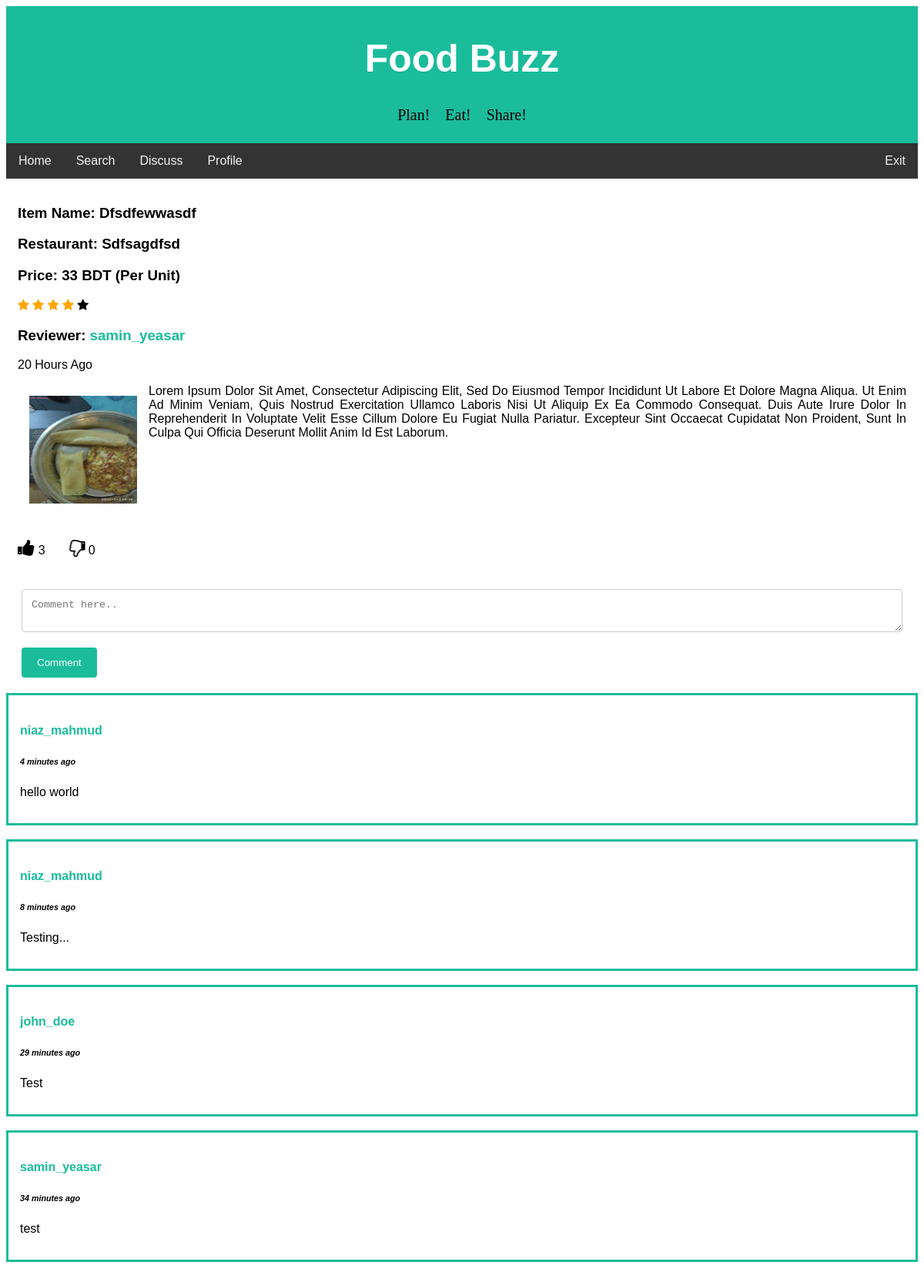
Page /foodbuzz/full_review.php?review_id=13 (signed in) on the committed database.
### tables this page shows
CREATE TABLE `review` (
  `review_id` int(20) NOT NULL,
  `user_id` int(11) NOT NULL,
  `item_name` varchar(50) NOT NULL,
  `restaurant` varchar(50) NOT NULL,
  `district` varchar(50) NOT NULL,
  `rating` int(3) NOT NULL,
  `price` int(10) NOT NULL,
  `meal_type` varchar(20) NOT NULL,
  `cuisine` varchar(20) NOT NULL,
  `description` text NOT NULL,
  `upvote` int(100) NOT NULL,
  `downvote` int(100) NOT NULL,
  `comment_count` int(100) NOT NULL,
  `review_time` datetime DEFAULT NULL,
  `img_url` text NOT NULL
);

CREATE TABLE `users` (
  `id` int(11) NOT NULL,
  `first_name` varchar(25) NOT NULL,
  `last_name` varchar(25) NOT NULL,
  `username` varchar(50) NOT NULL,
  `email` varchar(100) NOT NULL,
  `password` varchar(256) NOT NULL,
  `signup_date` date NOT NULL,
  `profile_pic` varchar(156) NOT NULL,
  `district` varchar(100) NOT NULL,
  `list_count` int(11) NOT NULL
);

CREATE TABLE `comments` (
  `comment_id` int(50) NOT NULL,
  `parent_id` int(20) NOT NULL,
  `review_id` int(20) NOT NULL,
  `profile_id` int(11) NOT NULL,
  `comment_time` datetime NOT NULL,
  `comment_text` text NOT NULL
);

### foodbuzz/handlers/full_review_handler.php (called while the page is built, shortened)
<?php
require 'config/config.php';
if(isset($_SESSION['username'])){
    $userLoggedIn = $_SESSION['username'];
    $user_details_query = mysqli_query($con, "SELECT * FROM users WHERE username='$userLoggedIn'");
    $user = mysqli_fetch_array($user_details_query);
}
else {
    header("Location: index.php");
}
$user_id = $user['id'];
function getLikes($id)
{
    global $con;
    $sql = "SELECT COUNT(*) FROM rating_info
            WHERE post_id = $id AND rating_action='like'";
    $rs = mysqli_query($con, $sql);
    $result = mysqli_fetch_array($rs);
    return $result[0];
}
function getDislikes($id)
{
    global $con;
    $sql = "SELECT COUNT(*) FROM rating_info
            WHERE post_id = $id AND rating_action='dislike'";
    $rs = mysqli_query($con, $sql);
    $result = mysqli_fetch_array($rs);
    return $result[0];
}
function userLiked($post_id)
{
  global $con;
  global $user_id;
  $sql = "SELECT * FROM rating_info WHERE user_id=$user_id
  		  AND post_id=$post_id AND rating_action='like'";
  $result = mysqli_query($con, $sql);
  if (mysqli_num_rows($result) > 0) {
  	return true;
  }
  else{
  	return false;
  }
}
function userDisliked($post_id)
{
  global $con;
  global $user_id;
  $sql = "SELECT * FROM rating_info WHERE user_id=$user_id
  		  AND post_id=$post_id AND rating_action='dislike'";
  $result = mysqli_query($con, $sql);
  if (mysqli_num_rows($result) > 0) {
  	return true;
  }
  else{
  	return false;
  }
}
$review_id = $_GET['review_id'];
$review_details_query = mysqli_query($con, "SELECT * FROM review WHERE review_id='$review_id'");
$review_row = mysqli_fetch_array($review_details_query);
$profile_id = $review_row['user_id'];
$profile_details_query = mysqli_query($con, "SELECT * FROM users WHERE id='$profile_id'");
$profile_row = mysqli_fetch_array($profile_details_query);
?>

### foodbuzz/config/config.php (called while the page is built, shortened)
<?php
function yeasarTimeMessage($post_time) {
    $date_time_now = date("Y-m-d H:i:s");
    $start_date= new DateTime($post_time);
    $end_date = new DateTime($date_time_now);
    $interval = $start_date->diff($end_date);
    if($interval->y >= 1) {
        if($interval == 1)
            $time_message = $interval->y." year ago";
        else
            $time_message = $interval->y." years ago";
    }
    elseif($interval->h >= 1) {
        if($interval->h == 1) {
            $time_message = $interval->h." hour ago";
        }
        else {
            $time_message = $interval->h." hours ago";
        }
    }
    elseif($interval->i >= 1) {
        if($interval->i == 1) {
            $time_message = $interval->i." minute ago";
        }
        else {
            $time_message = $interval->i." minutes ago";
        }
    }
    return $time_message;
}
?>

### foodbuzz/full_review.php (the view, shortened to what this page needs)
<?php
require 'handlers/full_review_handler.php';
?>
<!DOCTYPE html>
<html>
<head>
<link rel="stylesheet" href="https://cdnjs.cloudflare.com/ajax/libs/font-awesome/4.7.0/css/font-awesome.min.css">
<link rel="stylesheet" href="css/fullreview.css">
</head>
<body>
<div class="header">
  <h1>Food Buzz</h1>
  <pre style= "font-family:verdana; font-size: 20px;">Plan!    Eat!    Share!</pre>
</div>
<div class="topnav" id="navbar">
  <a href="home.php">Home</a>
  <a href="search.php">Search</a>
  <a href="discuss.php">Discuss</a>
  <a href="profile.php?profileId=<?php echo$user['id']; ?>">Profile</a>
  <a href="handlers/logout.php" style="float:right">Exit</a>
</div>
<div class="div_home clearfix" style="text-transform:capitalize">
    <h3>Item name: <?php echo $review_row['item_name'] ?></h3>
    <h3>Restaurant: <?php echo $review_row['restaurant'] ?></h3>
    <h3>Price: <?php echo $review_row['price'] ?> BDT (per unit)</h3>
    <?php $star_value = $review_row['rating']; ?>
    <span class="fa fa-star <?php if($star_value >= 1) echo "checked"; ?>"></span>
    <span class="fa fa-star <?php if($star_value >= 2) echo "checked"; ?>"></span>
    <span class="fa fa-star <?php if($star_value >= 3) echo "checked"; ?>"></span>
    <span class="fa fa-star <?php if($star_value >= 3) echo "checked"; ?>"></span>
    <span class="fa fa-star <?php if($star_value >= 5) echo "checked"; ?>"></span>
    <h3 style="text-transform:none;">Reviewer: <a href="profile.php?profileId=<?php echo $profile_row['id']; ?>"> <?php echo $profile_row['username']; ?> </a>  </h3>
    <p><?php echo yeasarTimeMessage($review_row['review_time']); ?></p>
    <a href="uploads/<?php echo $review_row['img_url']?>"><img class="img_home" src="uploads/<?php echo $review_row['img_url']?>" width="170" height="170"></a>
    <p style="text-align:justify;">
      <?php
        $reviewText = $review_row['description'];
        echo "$reviewText";
      ?>
    </p>
</div>
<div class="div_home clearfix">
  <div>
    <i
      <?php if(userLiked($review_row['review_id'])): ?>
        class="fa fa-thumbs-up like-btn"
      <?php else: ?>
        class="fa fa-thumbs-o-up like-btn"
      <?php endif ?>
    data-id="<?php echo $review_row['review_id'] ?>"></i>
    <span class="likes"><?php echo getLikes($review_row['review_id']); ?></span>
    <i
      <?php if(userDisliked($review_row['review_id'])): ?>
        class="fa fa-thumbs-down dislike-btn"
      <?php else: ?>
        class="fa fa-thumbs-o-down dislike-btn"
      <?php endif ?>
    data-id="<?php echo $review_row['review_id'] ?>"></i>
    <span class="dislikes"><?php echo getDislikes($review_row['review_id']);?></span>
    </div>
</div>
<div class="container">
  <form action="full_review.php?review_id=<?php echo $review_row['review_id'];?>" method="POST">
    <textarea id="comment_text" name="comment_text" placeholder="Comment here.." rows="2" ></textarea>
    <input type="submit" name="comment" value="Comment">
  </form>
</div>
<?php
$comments_query = mysqli_query($con, "SELECT * FROM comments WHERE review_id='$review_id' ORDER BY comment_id DESC");
while($comment_row = mysqli_fetch_array($comments_query)) {
  $commenter_id = $comment_row['profile_id'];
  $commenter_query = mysqli_query($con, "SELECT username FROM users WHERE id='$commenter_id'");
  $commenter_row = mysqli_fetch_array($commenter_query);
?>
<div class="div_comment">
<h4 style="text-transform:none;"><a href="profile.php?profileId=<?php echo $commenter_id; ?>"> <?php echo $commenter_row['username']; ?> </a>  </h4>
<h6 style="font-style:italic;"><?php echo yeasarTimeMessage($comment_row['comment_time']); ?></h6>
<p><?php echo $comment_row['comment_text']; ?></p>
</div>
<?php
}
?>
</body>
</html>

### foodbuzz/css/fullreview.css (style rules this page uses)
body { font-family: Arial, Helvetica, sans-serif; }
* { box-sizing: border-box; }
input[type=text], input[type=number], input[type=file], select, textarea { width: 100%; padding: 12px; border: 1px solid #ccc; border-radius: 4px; box-sizing: border-box; margin-top: 6px; margin-bottom: 16px; resize: vertical; }
input[type=submit] { background-color: #1abc9c; color: white; padding: 12px 20px; border: none; border-radius: 4px; cursor: pointer; }
.checked { color: orange; }
a:link,:visited { text-decoration: none; color:#1abc9c; }
.div_home { background-color: white; padding: 15px; }
.img_home { float: left; padding: 15px; }
.clearfix { overflow: auto; }
.fa-thumbs-down, .fa-thumbs-o-down, .fa-thumbs-up, .fa-thumbs-o-up { font-size: 1.5em; }
.fa-thumbs-down, .fa-thumbs-o-down { transform:rotateY(180deg); }
.container { border-radius: 5px; background-color: #ffff; padding: 20px; }
.header { padding: 5px; text-align: center; background: #1abc9c; }
.header h1 { font-size: 50px; color: white; }
.topnav { overflow: hidden; background-color: #333; }
.topnav a { float: left; display: block; color: #f2f2f2; text-align: center; padding: 14px 16px; text-decoration: none; }
.div_comment { background-color: white; border: 3px solid #1abc9c; padding: 15px; }

### rows in the picture
review: item_name "Dfsdfewwasdf", restaurant "Sdfsagdfsd", price "33", review_time "20 Hours Ago", img_url (picture), description "Lorem Ipsum Dolor Sit Amet, Consectetur Adipiscing Elit, Sed Do Eiusmod Tempor Incididunt Ut Labore Et Dolore Magna Aliqua. Ut Enim Ad Minim Veniam, Quis Nostrud Exercitation Ullamco Laboris Nisi Ut Aliquip Ex Ea Commodo Consequat. Duis Aute Irure Dolor In Reprehenderit In Voluptate Velit Esse Cillum Dolore Eu Fugiat Nulla Pariatur. Excepteur Sint Occaecat Cupidatat Non Proident, Sunt In Culpa Qui Officia Deserunt Mollit Anim Id Est Laborum."
users: username "samin_yeasar"
comments: users.username "niaz_mahmud", comment_time.rating "4 minutes ago", comment_text "hello world"
comments: users.username "niaz_mahmud", comment_time "8 minutes ago", comment_text "Testing..."
comments: users.username "john_doe", comment_time "29 minutes ago", comment_text "Test"
comments: users.username "samin_yeasar", comment_time "34 minutes ago", comment_text "test"

### other values in the picture
getLikes($review_row['review_id']) "3"
getDislikes($review_row['review_id']) "0"
